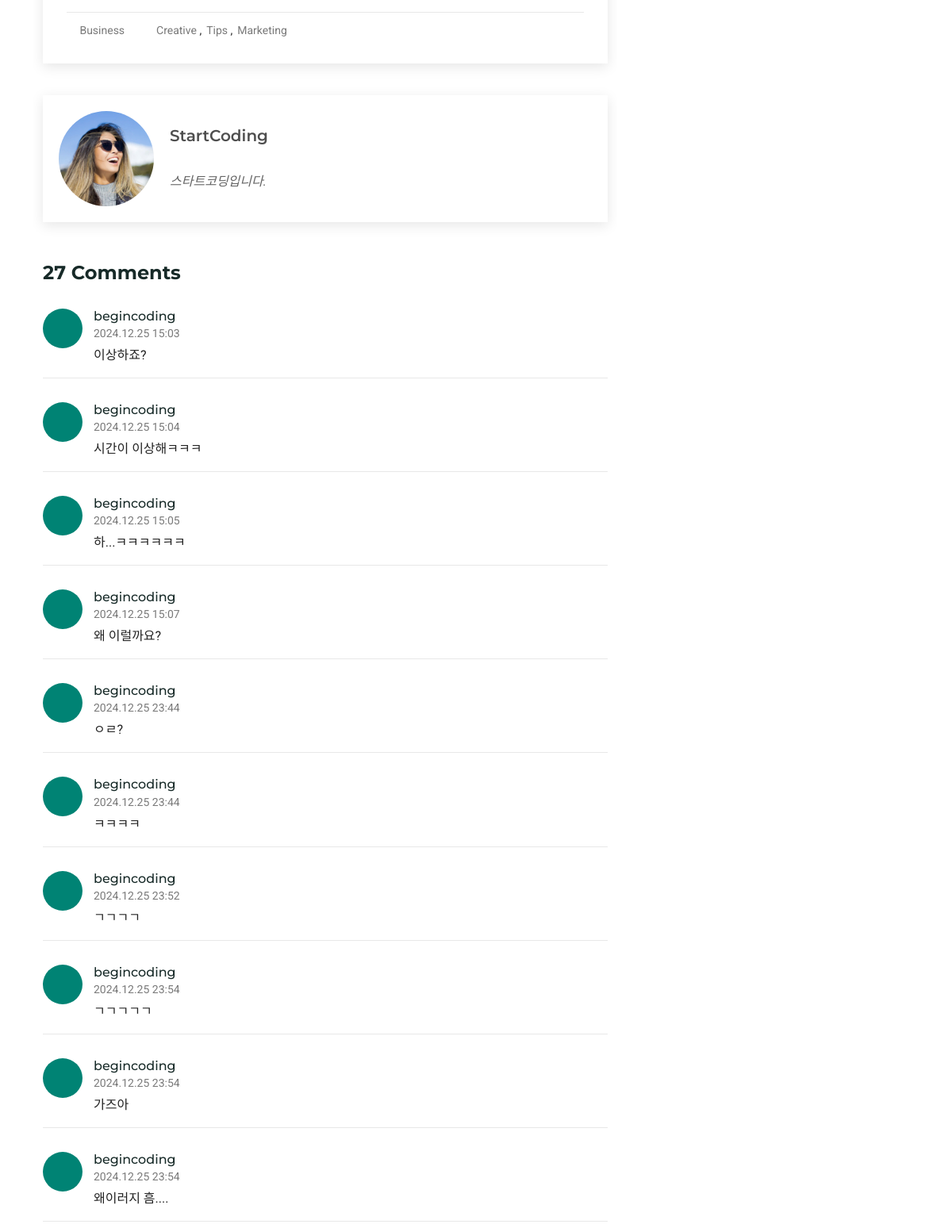
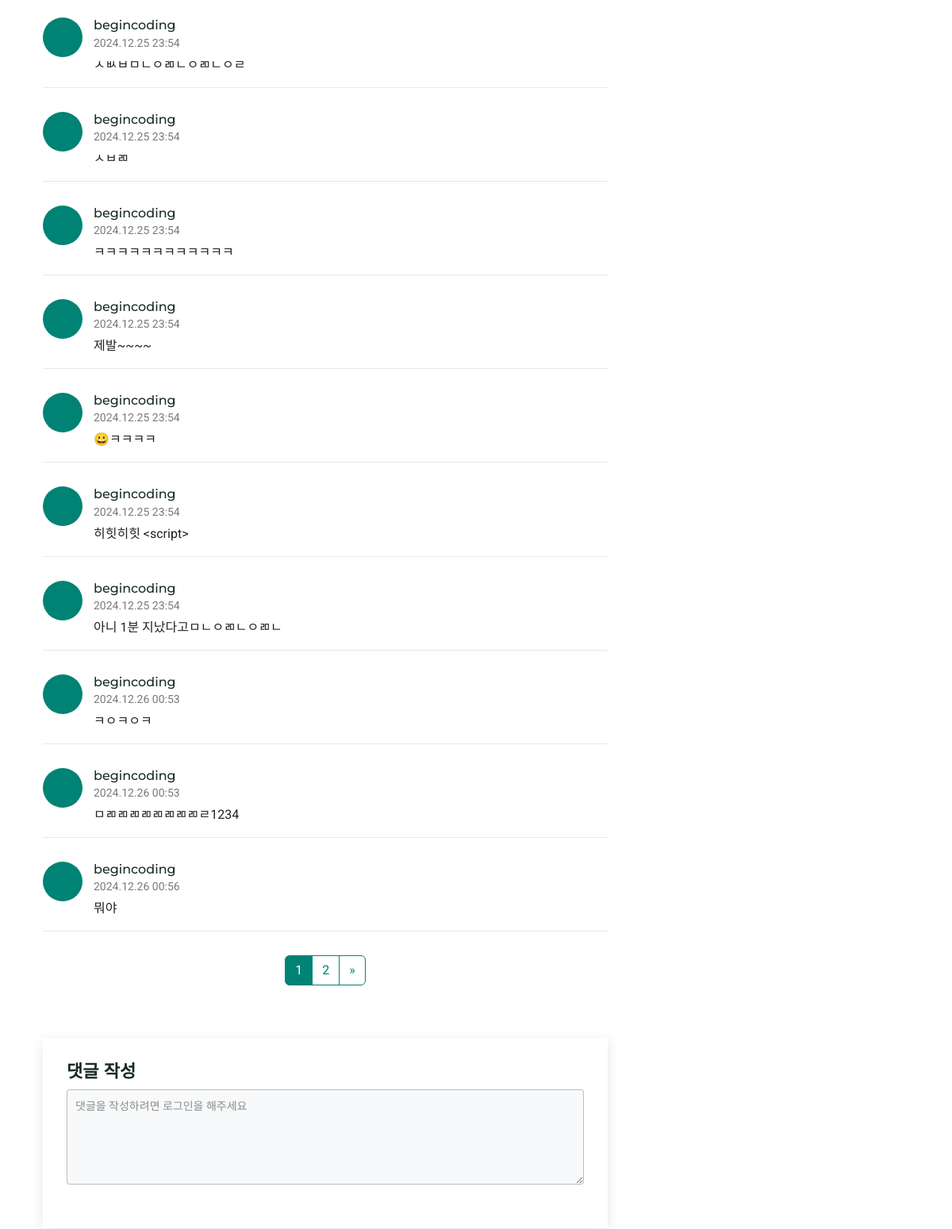
The page /level2 (middle part) on the database as committed earlier (2 pictures, top to bottom).
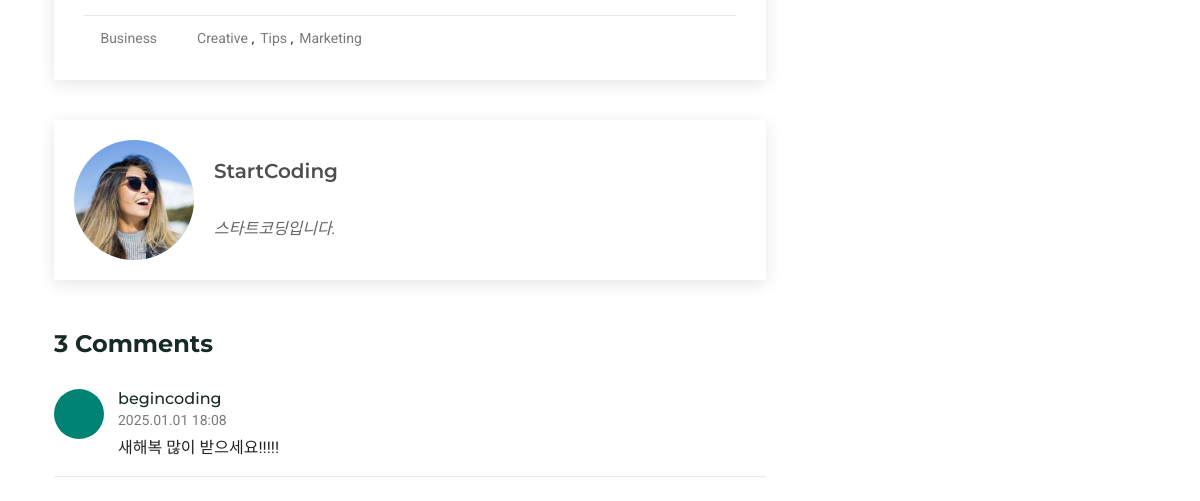
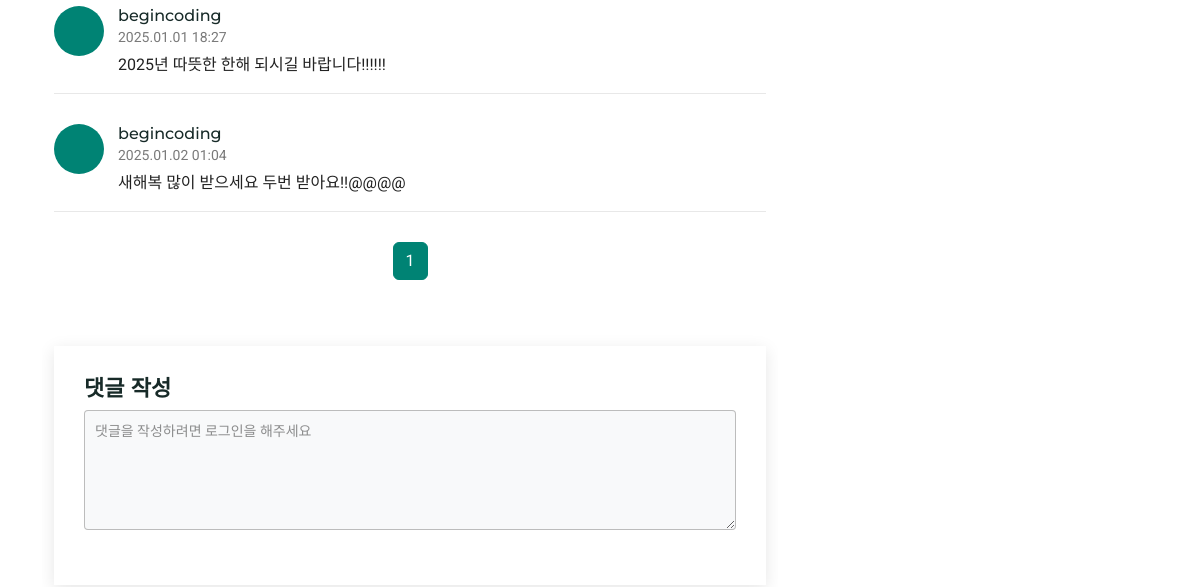
The same page on the database as committed later (2 pictures, top to bottom).
### app/models.py (models this page shows, shortened)
class Comment(db.Model):
    id = db.Column(db.Integer, primary_key=True)
    content = db.Column(db.Text, nullable=False)
    user_id = db.Column(db.Integer, db.ForeignKey('user.id'), nullable=False)
    created_at = db.Column(db.DateTime, default=lambda: datetime.now(pytz.timezone('Asia/Seoul')))  # 한국 시간 기준

class User(UserMixin, db.Model):
    id = db.Column(db.Integer, primary_key=True)
    username = db.Column(db.String(64), unique=True, nullable=False)
    password_hash = db.Column(db.String(128), nullable=False)
    comments = db.relationship('Comment', backref='author', lazy='dynamic')

### app/routes.py (the view)
@app.route('/level2')
def level2():
    page = request.args.get('page', 1, type=int)
    comments_query = Comment.query.order_by(Comment.created_at.asc())
    comments = comments_query.paginate(page=page, per_page=20)
    comment_form = CommentForm()
    edit_form = EditCommentForm()
    delete_form = DeleteForm()
    return render_template('level2.html', comments=comments, form=comment_form, edit_form=edit_form, delete_form=delete_form)

### app/forms.py
class CommentForm(FlaskForm):
    class Meta:
        csrf = False  # CSRF 보호 비활성화
    content = TextAreaField(
        '댓글',
        validators=[
            DataRequired(message='댓글 내용을 입력해주세요.'),
            Length(min=1, max=1000, message='댓글은 1자 이상, 1000자 이하로 입력해주세요.')
        ],
        render_kw={"placeholder": "댓글을 입력하세요"}
    )
    submit = SubmitField('등록하기')

class EditCommentForm(FlaskForm):
    content = TextAreaField(
        '댓글 수정',
        validators=[
            DataRequired(message='댓글 내용을 입력해주세요.'),
            Length(min=1, max=1000, message='댓글은 1자 이상, 1000자 이하로 입력해주세요.')
        ],
        render_kw={"placeholder": "댓글을 수정하세요"}
    )
    submit = SubmitField('수정')

### app/templates/level2.html (shortened to what this page needs)
{% extends "main_base.html" %}
{% block content %}
<main class="main">
  <div class="container">
    <div class="row">
      <div class="col-lg-8">
        <section id="blog-details" class="blog-details section">
          <div class="container">
            <article class="article">
              <div class="meta-bottom">
                <i class="bi bi-folder"></i>
                <ul class="cats">
                  <li><a href="#">Business</a></li>
                </ul>
                <i class="bi bi-tags"></i>
                <ul class="tags">
                  <li><a href="#">Creative</a></li>
                  <li><a href="#">Tips</a></li>
                  <li><a href="#">Marketing</a></li>
                </ul>
              </div>
            </article>
          </div>
        </section>
        <section id="blog-author" class="blog-author section">
          <div class="container">
            <div class="author-container d-flex align-items-center">
              <img src="assets/img/blog/blog-author.jpg" class="rounded-circle flex-shrink-0" alt="">
              <div>
                <h4>StartCoding</h4>
                <div class="social-links">
                  <a href="https://x.com/#"><i class="bi bi-twitter-x"></i></a>
                  <a href="https://facebook.com/#"><i class="bi bi-facebook"></i></a>
                  <a href="https://instagram.com/#"><i class="biu bi-instagram"></i></a>
                </div>
                <p>
                  스타트코딩입니다.
                </p>
              </div>
            </div>
          </div>
        </section>
        <section id="blog-comments" class="blog-comments section">
          <div class="container">
            <h4 class="comments-count">{{ comments.total }} Comments</h4>
            {% for comment in comments.items %}
            <div id="comment-{{ comment.id }}" class="comment">
              <div class="d-flex">
                <div class="comment-img">
                  <span></span>
                </div>
                <div>
                  <h5 class="comment-name">{{ comment.author.username }}</h5>
                  <time class="comment-date">{{ comment.created_at.strftime('%Y.%m.%d %H:%M') }}</time>
                  <p class="comment-text">{{ comment.content }}</p>
                </div>
              </div>
            </div>
            {% endfor %}
            <nav aria-label="Page navigation">
              <ul class="pagination">
                {% for page_num in comments.iter_pages() %}
                <li class="page-item {% if page_num == comments.page %}active{% endif %}">
                  <a class="page-link" href="{{ url_for('level2', page=page_num) }}">{{ page_num }}</a>
                </li>
                {% endfor %}
                {% if comments.has_next %}
                <li class="page-item">
                  <a class="page-link" href="{{ url_for('level2', page=comments.next_num) }}" aria-label="Next">
                    <span aria-hidden="true">&raquo;</span>
                  </a>
                </li>
                {% endif %}
              </ul>
            </nav>
          </div>
        </section>
        <section id="comment-form" class="comment-form section">
          <div class="container">
            {% if current_user.is_authenticated %}
            <form id="new-comment-form" action="{{ url_for('new_comment') }}" method="POST">
              <h4>댓글 작성</h4>
              <div class="row">
                <div class="col form-group">
                  {{ form.content(class="form-control", rows="3") }}
                </div>
              </div>
              <div class="text-center">
                {{ form.submit(class="btn btn-primary mt-2") }}
              </div>
            </form>
            {% else %}
            <form id="new-comment-form" action="#" method="POST">
              <h4>댓글 작성</h4>
              <div class="row">
                <div class="col form-group">
                  <textarea name="comment" class="form-control clickable-textarea" placeholder="댓글을 작성하려면 로그인을 해주세요"
                    onclick="redirectToLogin()" readonly></textarea>
                </div>
              </div>
            </form>
            {% endif %}
          </div>
        </section>
      </div>
    </div>
  </div>
</main>
{% endblock %}

### app/templates/main_base.html (shortened to what this page needs)
<!DOCTYPE html>
<html lang="en">
<head>
    <link href="{{ url_for('static', filename='assets/vendor/bootstrap/css/bootstrap.min.css') }}" rel="stylesheet">
    <link href="{{ url_for('static', filename='assets/vendor/bootstrap-icons/bootstrap-icons.css') }}" rel="stylesheet">
    <link href="{{ url_for('static', filename='assets/vendor/aos/aos.css') }}" rel="stylesheet">
    <link href="{{ url_for('static', filename='assets/vendor/glightbox/css/glightbox.min.css') }}" rel="stylesheet">
    <link href="{{ url_for('static', filename='assets/vendor/swiper/swiper-bundle.min.css') }}" rel="stylesheet">
    <link href="https://cdnjs.cloudflare.com/ajax/libs/font-awesome/6.7.2/css/all.min.css" rel="stylesheet">
    <link href="{{ url_for('static', filename='assets/css/main.css') }}" rel="stylesheet">
</head>
<body class="index-page">
    {% block content %}{% endblock %}
</body>
</html>

### app/static/assets/css/main.css (style rules this page uses)
:root { --default-font: "Roboto", system-ui, -apple-system, "Segoe UI", Roboto, "Helvetica Neue", Arial, "Noto Sans", "Liberation Sans", sans-serif, "Apple Color Emoji", "Segoe UI Emoji", "Segoe UI Symbol", "Noto Color Emoji"; --heading-font: "Montserrat", sans-serif; --nav-font: "Poppins", sans-serif; }
:root { --background-color: #ffffff; --default-color: #222222; --heading-color: #172a28; --accent-color: #008374; --surface-color: #ffffff; --contrast-color: #ffffff; }
:root { --nav-color: #ffffff; --nav-hover-color: #008374; --nav-mobile-background-color: #ffffff; --nav-dropdown-background-color: #ffffff; --nav-dropdown-color: #01433c; --nav-dropdown-hover-color: #008374; }
:root { scroll-behavior: smooth; }
body { color: var(--default-color); background-color: var(--background-color); font-family: var(--default-font); }
a { color: var(--accent-color); text-decoration: none; transition: 0.3s; }
h1, h2, h3, h4, h5, h6 { color: var(--heading-color); font-family: var(--heading-font); }
section, .section { color: var(--default-color); background-color: var(--background-color); padding: 60px 0; scroll-margin-top: 112px; overflow: clip; }
.blog-details { padding-bottom: 30px; }
.blog-details .article { background-color: var(--surface-color); padding: 30px; box-shadow: 0 4px 16px rgba(0, 0, 0, 0.1); }
.blog-details .meta-bottom { padding-top: 10px; border-top: 1px solid color-mix(in srgb, var(--default-color), transparent 90%); }
.blog-details .meta-bottom i { color: color-mix(in srgb, var(--default-color), transparent 40%); display: inline; }
.blog-details .meta-bottom a { color: color-mix(in srgb, var(--default-color), transparent 40%); transition: 0.3s; }
.blog-details .meta-bottom .cats { list-style: none; display: inline; padding: 0 20px 0 0; font-size: 14px; }
.blog-details .meta-bottom .cats li { display: inline-block; }
.blog-details .meta-bottom .tags { list-style: none; display: inline; padding: 0; font-size: 14px; }
.blog-details .meta-bottom .tags li { display: inline-block; }
.blog-details .meta-bottom .tags li+li::before { padding-right: 6px; color: var(--default-color); content: ","; }
.blog-author { padding: 10px 0 40px 0; }
.blog-author .author-container { background-color: var(--surface-color); padding: 20px; box-shadow: 0 4px 16px rgba(0, 0, 0, 0.1); }
.blog-author img { max-width: 120px; margin-right: 20px; }
.blog-author h4 { font-weight: 600; font-size: 20px; margin-bottom: 0px; padding: 0; color: color-mix(in srgb, var(--default-color), transparent 20%); }
.blog-author .social-links { margin: 0 10px 10px 0; }
.blog-author .social-links a { color: color-mix(in srgb, var(--default-color), transparent 60%); margin-right: 5px; }
.blog-author p { font-style: italic; color: color-mix(in srgb, var(--default-color), transparent 30%); margin-bottom: 0; }
.blog-comments { padding: 10px 0; }
.blog-comments .comments-count { font-weight: bold; }
.blog-comments .comment { margin-top: 30px; position: relative; border-bottom: 1px solid color-mix(in srgb, var(--default-color), transparent 90%); }
.blog-comments .comment .comment-img { margin-right: 14px; }
.blog-comments .comment .comment-img span { display: block; width: 50px; height: 50px; border-radius: 50%; background-color: #008374; }
.blog-comments .comment .comment-name { font-size: 16px; margin-bottom: 2px; }
.blog-comments .comment time { display: block; font-size: 14px; color: color-mix(in srgb, var(--default-color), transparent 40%); margin-bottom: 5px; }
.blog-comments nav { margin-top: 30px; display: flex; justify-content: center; }
.pagination .page-link { color: #008374; border-color: #008374; }
.pagination .page-item.active .page-link { background-color: #008374; border-color: #008374; color: #ffffff; }
.comment-form { padding-top: 10px; }
.comment-form form { background-color: var(--surface-color); margin-top: 30px; padding: 30px; box-shadow: 0 4px 16px rgba(0, 0, 0, 0.1); }
.comment-form form h4 { font-weight: bold; font-size: 22px; }
.comment-form form textarea { background-color: var(--surface-color); color: var(--default-color); border: 1px solid color-mix(in srgb, var(--default-color), transparent 70%); border-radius: 4px; padding: 10px 10px; font-size: 14px; height: 120px; }
.comment-form form textarea::placeholder { color: color-mix(in srgb, var(--default-color), transparent 50%); }
.comment-form form .clickable-textarea { cursor: pointer; background-color: #f8f9fa; }
.comment-form form .form-group { margin-bottom: 25px; }

Rows that differ between the two databases and show on the page:
removed Comment: author.username "begincoding", created_at "2024.12.25 15:03", content "이상하죠?"
removed Comment: author.username "begincoding", created_at "2024.12.25 15:04", content "시간이 이상해ㅋㅋㅋ"
removed Comment: author.username "begincoding", created_at "2024.12.25 15:05", content "하...ㅋㅋㅋㅋㅋㅋ"
removed Comment: author.username "begincoding", created_at "2024.12.25 15:07", content "왜 이럴까요?"
removed Comment: author.username "begincoding", created_at "2024.12.25 23:52", content "ㄱㄱㄱㄱ"
removed Comment: author.username "begincoding", created_at "2024.12.25 23:54", content "ㄱㄱㄱㄱㄱ"
removed Comment: author.username "begincoding", created_at "2024.12.25 23:54", content "가즈아"
removed Comment: author.username "begincoding", created_at "2024.12.25 23:54", content "왜이러지 흠...."
removed Comment: author.username "begincoding", created_at "2024.12.25 23:54", content "ㅅㅄㅂㅁㄴㅇㄻㄴㅇㄻㄴㅇㄹ"
removed Comment: author.username "begincoding", created_at "2024.12.25 23:54", content "ㅅㅂㄻ"
removed Comment: author.username "begincoding", created_at "2024.12.25 23:54", content "ㅋㅋㅋㅋㅋㅋㅋㅋㅋㅋㅋㅋ"
removed Comment: author.username "begincoding", created_at "2024.12.25 23:54", content "제발~~~~"
removed Comment: author.username "begincoding", created_at "2024.12.25 23:54", content "😀ㅋㅋㅋㅋ"
removed Comment: author.username "begincoding", created_at "2024.12.25 23:54", content "히힛히힛 <script>"
removed Comment: author.username "begincoding", created_at "2024.12.25 23:54", content "아니 1분 지났다고ㅁㄴㅇㄻㄴㅇㄻㄴ"
removed Comment: author.username "begincoding", created_at "2024.12.26 00:53", content "ㅋㅇㅋㅇㅋ"
removed Comment: author.username "begincoding", created_at "2024.12.26 00:53", content "ㅁㄻㄻㄻㄻㄻㄻㄻㄻㄹ1234"
removed Comment: author.username "begincoding", created_at "2024.12.26 00:56", content "뭐야"
changed Comment: created_at "2024.12.25 23:44" → "2025.01.01 18:08"; content "ㅇㄹ?" → "새해복 많이 받으세요!!!!!"
added Comment: author.username "begincoding", created_at "2025.01.01 18:27", content "2025년 따뜻한 한해 되시길 바랍니다!!!!!!"
changed Comment: created_at "2024.12.25 23:44" → "2025.01.02 01:04"; content "ㅋㅋㅋㅋ" → "새해복 많이 받으세요 두번 받아요!!@@@@"
Other text that changed with them:
{{ comments.total }}: "27" → "3"
list line gone: "2"
